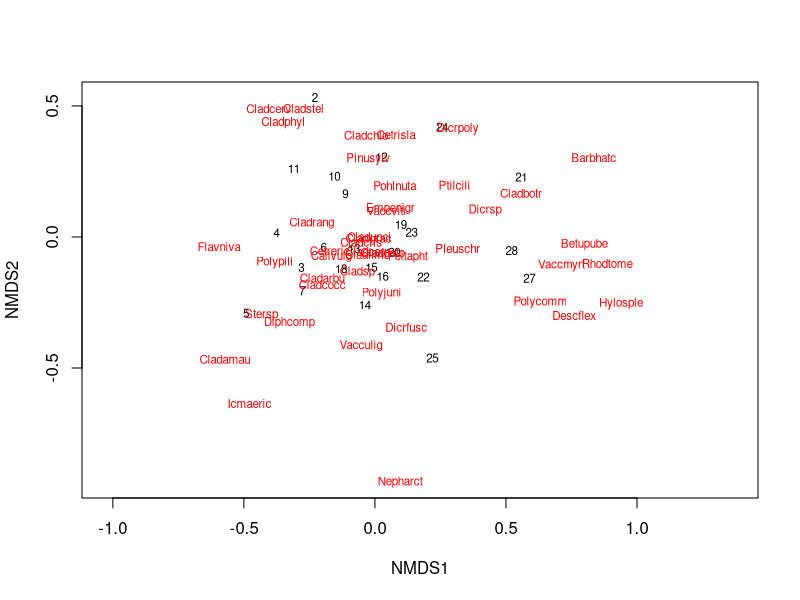
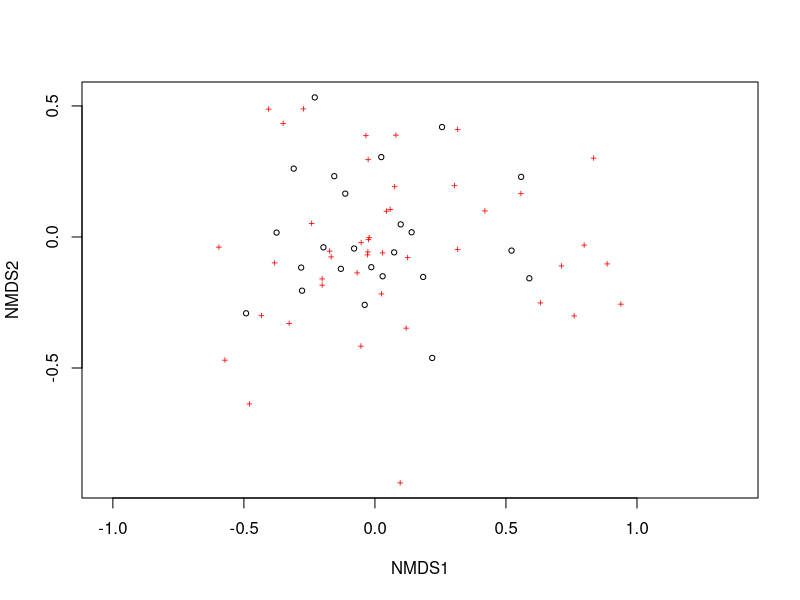
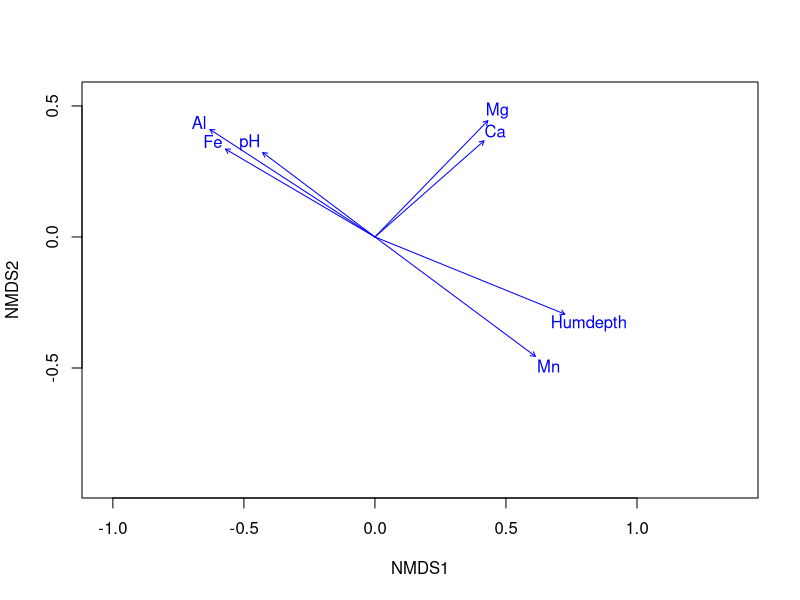

The R source for these figures, in order:
# Building a NMDS with inbuilt data within vegan package

library(vegan) # Version 2.6.4

data("varespec") # Datasets of cover by lichen specis
data("varechem") # Corresponding environmental parameters

ord <- metaMDS(varespec, distance = "bray", k = 2) # Ordination of the species

plot(ord, type = "t") # Showing the plot 
plot(ord, type = "p")
plot(ord, type = "n")

ef <- envfit(ord, varechem)
plot(ef, p.max = 0.05)
